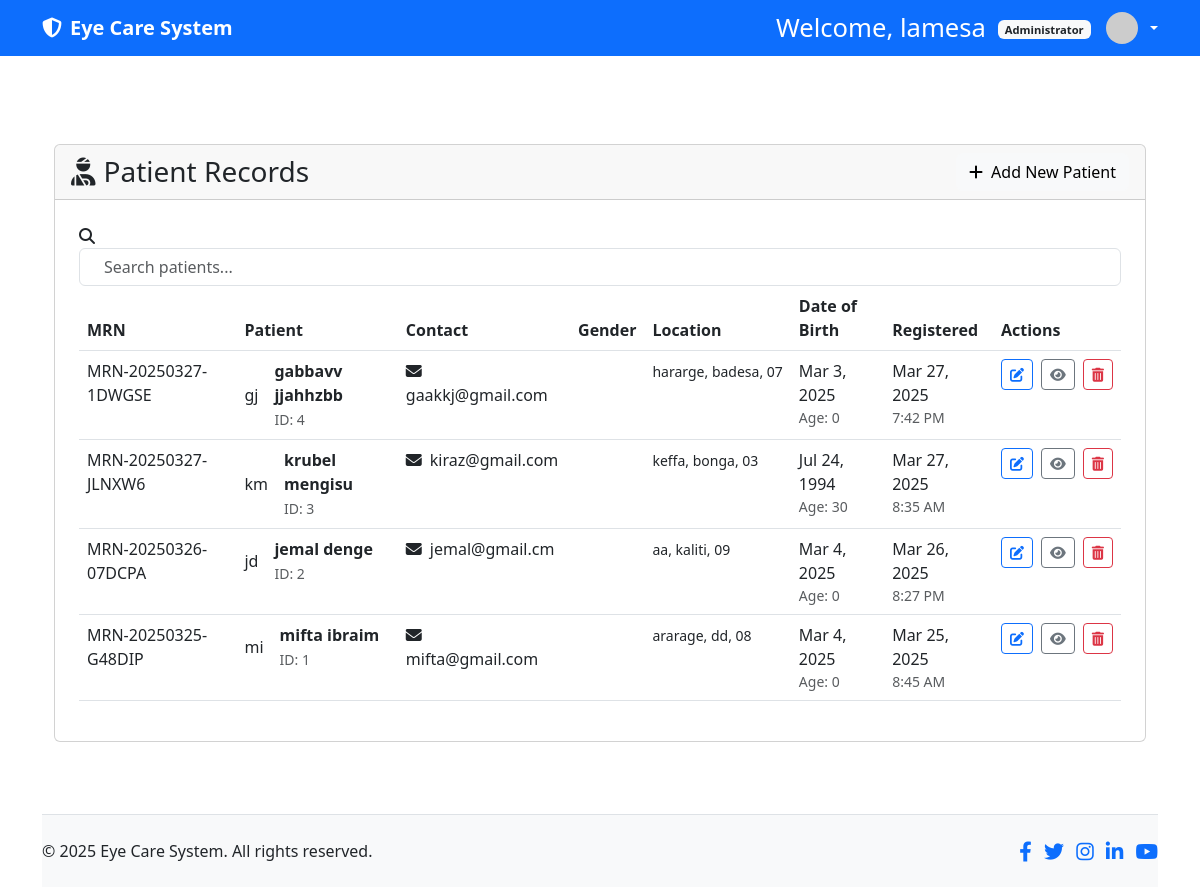
The page /patient_list.php (signed in) on the database its author committed.
### tables this page shows
CREATE TABLE `patients` (
  `patient_id` int NOT NULL,
  `mrn` varchar(50) NOT NULL,
  `first_name` varchar(100) NOT NULL,
  `last_name` varchar(100) NOT NULL,
  `date_of_birth` date NOT NULL,
  `age` int DEFAULT NULL,
  `gender` enum('Male','Female','Other') NOT NULL,
  `phone_number` varchar(20) DEFAULT NULL,
  `email` varchar(255) DEFAULT NULL,
  `zone` varchar(100) NOT NULL,
  `woreda` varchar(100) NOT NULL,
  `kebele` varchar(100) NOT NULL,
  `medical_history` text,
  `created_at` timestamp NULL DEFAULT CURRENT_TIMESTAMP
);

### patient_list.php (the view, shortened to what this page needs)
<?php
include 'db.php';
$records_per_page = 10;
$page = isset($_GET['page']) ? (int)$_GET['page'] : 1;
$offset = ($page - 1) * $records_per_page;
$search = isset($_GET['search']) ? trim($_GET['search']) : '';
$search_condition = '';
$patients = [];
try {
    $query = "SELECT * FROM patients
              $search_condition
              ORDER BY created_at DESC
              LIMIT :offset, :records_per_page";
    $stmt = $conn->prepare($query);
    $stmt->bindValue(':offset', $offset, PDO::PARAM_INT);
    $stmt->bindValue(':records_per_page', $records_per_page, PDO::PARAM_INT);
    $stmt->execute();
    $patients = $stmt->fetchAll(PDO::FETCH_ASSOC);
} catch (PDOException $e) {
    $error = "Error fetching patients: " . $e->getMessage();
}
?>
<!DOCTYPE html>
<html lang="en">
<head>
    <link href="https://cdn.jsdelivr.net/npm/bootstrap@5.3.0/dist/css/bootstrap.min.css" rel="stylesheet">
    <link rel="stylesheet" href="https://cdnjs.cloudflare.com/ajax/libs/font-awesome/6.4.0/css/all.min.css">
</head>
<body>
    <?php include 'header.php'; ?>
    <div class="container py-5">
        <div class="row justify-content-center">
            <div class="col-lg-12">
                <div class="card">
                    <div class="card-header d-flex justify-content-between align-items-center">
                        <h3 class="mb-0"><i class="fas fa-user-injured me-2"></i>Patient Records</h3>
                        <a href="register_patients.php" class="btn btn-light">
                            <i class="fas fa-plus me-2"></i>Add New Patient
                        </a>
                    </div>
                    <div class="card-body p-4">
                        <div class="search-box">
                            <i class="fas fa-search search-icon"></i>
                            <form method="GET" class="d-inline">
                                <input type="text" class="form-control ps-4" name="search" placeholder="Search patients..."
                                       value="<?php echo htmlspecialchars($search); ?>">
                            </form>
                        </div>
                        <div class="table-responsive">
                            <table class="table table-hover">
                                <thead>
                                    <tr>
                                        <th>MRN</th>
                                        <th>Patient</th>
                                        <th>Contact</th>
                                        <th>Gender</th>
                                        <th>Location</th>
                                        <th>Date of Birth</th>
                                        <th>Registered</th>
                                        <th>Actions</th>
                                    </tr>
                                </thead>
                                <tbody>
                                    <?php if (empty($patients)): ?>
                                        <tr>
                                            <td colspan="8" class="text-center py-4">No patients found</td>
                                        </tr>
                                    <?php else: ?>
                                        <?php foreach ($patients as $patient): ?>
                                            <tr>
                                                <td>
                                                    <span class="mrn-badge"><?php echo htmlspecialchars($patient['mrn'] ?? 'N/A'); ?></span>
                                                </td>
                                                <td>
                                                    <div class="d-flex align-items-center">
                                                        <div class="patient-avatar me-3">
                                                            <?php echo substr($patient['first_name'] ?? '', 0, 1) . substr($patient['last_name'] ?? '', 0, 1); ?>
                                                        </div>
                                                        <div>
                                                            <div class="fw-bold"><?php echo htmlspecialchars($patient['first_name'] . ' ' . $patient['last_name']); ?></div>
                                                            <small class="text-muted">ID: <?php echo htmlspecialchars($patient['patient_id']); ?></small>
                                                        </div>
                                                    </div>
                                                </td>
                                                <td>
                                                    <?php if (!empty($patient['email'])): ?>
                                                        <div><i class="fas fa-envelope me-2"></i><?php echo htmlspecialchars($patient['email']); ?></div>
                                                    <?php endif; ?>
                                                </td>
                                                <td>
                                                    <span class="badge rounded-pill badge-<?php echo htmlspecialchars($patient['gender']); ?>">
                                                    </span>
                                                </td>
                                                <td>
                                                    <?php if (!empty($patient['zone']) || !empty($patient['woreda']) || !empty($patient['kebele'])): ?>
                                                        <div class="text-nowrap">
                                                            <small>
                                                                <?php
                                                                    echo !empty($patient['zone']) ? htmlspecialchars($patient['zone']) : '';
                                                                    echo !empty($patient['woreda']) ? ', ' . htmlspecialchars($patient['woreda']) : '';
                                                                    echo !empty($patient['kebele']) ? ', ' . htmlspecialchars($patient['kebele']) : '';
                                                                ?>
                                                            </small>
                                                        </div>
                                                    <?php else: ?>
                                                        <small class="text-muted">Not specified</small>
                                                    <?php endif; ?>
                                                </td>
                                                <td>
                                                    <?php echo date('M j, Y', strtotime($patient['date_of_birth'])); ?>
                                                    <small class="d-block text-muted">Age: <?php
                                                        $dob = new DateTime($patient['date_of_birth']);
                                                        $now = new DateTime();
                                                        echo $dob->diff($now)->y;
                                                    ?></small>
                                                </td>
                                                <td>
                                                    <?php echo date('M j, Y', strtotime($patient['created_at'])); ?>
                                                    <small class="d-block text-muted"><?php echo date('g:i A', strtotime($patient['created_at'])); ?></small>
                                                </td>
                                                <td>
                                                    <div class="d-flex gap-2">
                                                        <a href="edit_patient.php?id=<?php echo $patient['patient_id']; ?>"
                                                           class="btn btn-sm btn-outline-primary action-btn"
                                                           title="Edit">
                                                            <i class="fas fa-edit"></i>
                                                        </a>
                                                        <a href="patient_details.php?id=<?php echo $patient['patient_id']; ?>"
                                                           class="btn btn-sm btn-outline-secondary action-btn"
                                                           title="View">
                                                            <i class="fas fa-eye"></i>
                                                        </a>
                                                        <a href="delete_patient.php?id=<?php echo $patient['patient_id']; ?>"
                                                           class="btn btn-sm btn-outline-danger action-btn"
                                                           title="Delete"
                                                           onclick="return confirm('Are you sure you want to delete this patient record?');">
                                                            <i class="fas fa-trash-alt"></i>
                                                        </a>
                                                    </div>
                                                </td>
                                            </tr>
                                        <?php endforeach; ?>
                                    <?php endif; ?>
                                </tbody>
                            </table>
                        </div>
                    </div>
                </div>
            </div>
        </div>
    </div>
    <footer>
        <?php include 'footer.php'; ?>
    </footer>
</body>
</html>

### header.php (style rules this page uses)
:root { --primary-color: #4e73df; --secondary-color: #858796; }
body { font-family: 'Segoe UI', Tahoma, Geneva, Verdana, sans-serif; padding-top: 56px; }

### rows shown on the page
patients: mrn "MRN-20250327-1DWGSE", first_name "g", last_name "j", first_name+last_name "gabbavv jjahhzbb", patient_id "4", email "gaakkj@gmail.com", zone "hararge", woreda "badesa", kebele "07", date_of_birth "Mar 3, 2025", date_of_birth "0", created_at "Mar 27, 2025", created_at "7:42 PM"
patients: mrn "MRN-20250327-JLNXW6", first_name "k", last_name "m", first_name+last_name "krubel mengisu", patient_id "3", email "kiraz@gmail.com", zone "keffa", woreda "bonga", kebele "03", date_of_birth "Jul 24, 1994", date_of_birth "30", created_at "Mar 27, 2025", created_at "8:35 AM"
patients: mrn "MRN-20250326-07DCPA", first_name "j", last_name "d", first_name+last_name "jemal denge", patient_id "2", email "jemal@gmail.cm", zone "aa", woreda "kaliti", kebele "09", date_of_birth "Mar 4, 2025", date_of_birth "0", created_at "Mar 26, 2025", created_at "8:27 PM"
patients: mrn "MRN-20250325-G48DIP", first_name "m", last_name "i", first_name+last_name "mifta ibraim", patient_id "1", email "mifta@gmail.com", zone "ararage", woreda "dd", kebele "08", date_of_birth "Mar 4, 2025", date_of_birth "0", created_at "Mar 25, 2025", created_at "8:45 AM"

### other values the page prints
$user['first_name'] "lamesa"
$welcomeTitle "Administrator"
